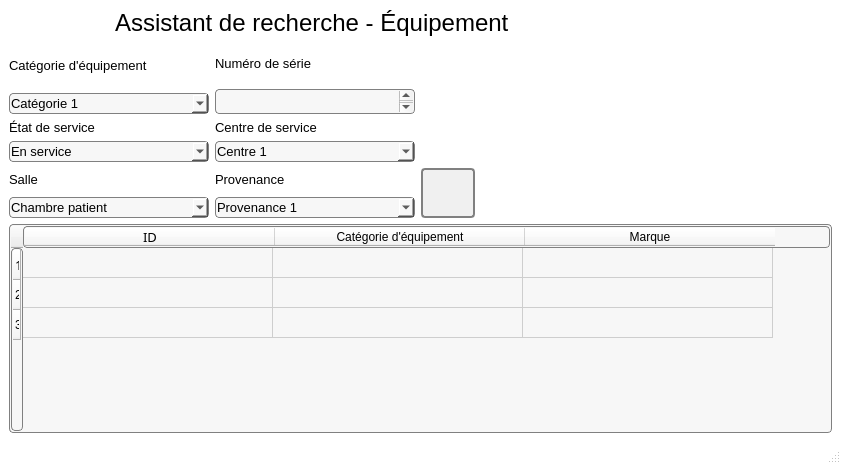
<?xml version="1.0" encoding="UTF-8"?>
<ui version="4.0">
 <class>MainWindow</class>
 <widget class="QMainWindow" name="MainWindow">
  <property name="geometry">
   <rect>
    <x>0</x>
    <y>0</y>
    <width>841</width>
    <height>464</height>
   </rect>
  </property>
  <property name="windowTitle">
   <string>MainWindow</string>
  </property>
  <property name="styleSheet">
   <string notr="true">#MainWindow{
background:white;
}


QPushButton {
color: black;
background-color: rgb(240, 240, 240);
border-width: 2px;
border-color: grey;
border-style: solid;
border-radius: 4px;
padding: 3px;
font: bold 14px;
padding-left: 5px;
padding-right: 5px;
min-width: 40px;
max-width:220px;
min-height: 40px;
max-height: 40px;
}

QPushButton:hover {
background-color: qlineargradient(x1: 0, y1: 1, x2: 0, y2: 0, stop: 0 #edf2f8, stop: 1 #c8d9ea);
}

QPushButton:pressed {
background-color: rgb(193, 213, 243);
}</string>
  </property>
  <property name="iconSize">
   <size>
    <width>100</width>
    <height>100</height>
   </size>
  </property>
  <widget class="QWidget" name="centralwidget">
   <layout class="QGridLayout" name="gridLayout_2">
    <item row="0" column="0" colspan="3">
     <layout class="QGridLayout" name="gridLayout">
      <item row="0" column="1" alignment="Qt::AlignLeft">
       <widget class="QLabel" name="labelTitre">
        <property name="minimumSize">
         <size>
          <width>400</width>
          <height>0</height>
         </size>
        </property>
        <property name="maximumSize">
         <size>
          <width>340</width>
          <height>16777215</height>
         </size>
        </property>
        <property name="font">
         <font>
          <family>MS Shell Dlg 2</family>
          <pointsize>18</pointsize>
         </font>
        </property>
        <property name="text">
         <string>Assistant de recherche - Équipement</string>
        </property>
       </widget>
      </item>
      <item row="0" column="0">
       <widget class="QLabel" name="label">
        <property name="maximumSize">
         <size>
          <width>100</width>
          <height>16777215</height>
         </size>
        </property>
        <property name="text">
         <string/>
        </property>
        <property name="pixmap">
         <pixmap>../Images/magnifier.png</pixmap>
        </property>
       </widget>
      </item>
     </layout>
    </item>
    <item row="1" column="0">
     <layout class="QVBoxLayout" name="verticalLayout_5">
      <item>
       <widget class="QLabel" name="labelCategorieEquipement">
        <property name="font">
         <font>
          <family>MS Shell Dlg 2</family>
          <pointsize>10</pointsize>
         </font>
        </property>
        <property name="text">
         <string>Catégorie d'équipement</string>
        </property>
       </widget>
      </item>
      <item>
       <widget class="QComboBox" name="comboBoxCategorieEquipement">
        <property name="minimumSize">
         <size>
          <width>200</width>
          <height>0</height>
         </size>
        </property>
        <property name="maximumSize">
         <size>
          <width>200</width>
          <height>16777215</height>
         </size>
        </property>
        <property name="font">
         <font>
          <family>MS Shell Dlg 2</family>
          <pointsize>10</pointsize>
         </font>
        </property>
        <property name="styleSheet">
         <string notr="true">padding: 1px;
border-style: solid;
border: 1px solid gray;
border-radius: 4px;
background:rgb(247, 247, 247)</string>
        </property>
        <item>
         <property name="text">
          <string>Catégorie 1</string>
         </property>
        </item>
        <item>
         <property name="text">
          <string>Catégorie 2</string>
         </property>
        </item>
        <item>
         <property name="text">
          <string>Catégorie 3</string>
         </property>
        </item>
       </widget>
      </item>
     </layout>
    </item>
    <item row="1" column="1">
     <layout class="QVBoxLayout" name="verticalLayout_6">
      <item>
       <widget class="QLabel" name="labelNumeroSerie">
        <property name="maximumSize">
         <size>
          <width>16777215</width>
          <height>40</height>
         </size>
        </property>
        <property name="font">
         <font>
          <family>MS Shell Dlg 2</family>
          <pointsize>10</pointsize>
         </font>
        </property>
        <property name="text">
         <string>Numéro de série</string>
        </property>
       </widget>
      </item>
      <item>
       <widget class="QTextEdit" name="textEditNumeroSerie">
        <property name="maximumSize">
         <size>
          <width>200</width>
          <height>25</height>
         </size>
        </property>
        <property name="font">
         <font>
          <family>MS Shell Dlg 2</family>
          <pointsize>10</pointsize>
         </font>
        </property>
        <property name="styleSheet">
         <string notr="true">padding: 1px;
border-style: solid;
border: 1px solid gray;
border-radius: 4px;
background:rgb(247, 247, 247)</string>
        </property>
       </widget>
      </item>
     </layout>
    </item>
    <item row="2" column="0">
     <layout class="QVBoxLayout" name="verticalLayout">
      <item>
       <widget class="QLabel" name="labelEtatService">
        <property name="font">
         <font>
          <family>MS Sans Serif</family>
          <pointsize>10</pointsize>
         </font>
        </property>
        <property name="text">
         <string>État de service</string>
        </property>
       </widget>
      </item>
      <item>
       <widget class="QComboBox" name="comboBoxEtatService">
        <property name="minimumSize">
         <size>
          <width>200</width>
          <height>0</height>
         </size>
        </property>
        <property name="maximumSize">
         <size>
          <width>200</width>
          <height>16777215</height>
         </size>
        </property>
        <property name="font">
         <font>
          <family>MS Shell Dlg 2</family>
          <pointsize>10</pointsize>
         </font>
        </property>
        <property name="styleSheet">
         <string notr="true">padding: 1px;
border-style: solid;
border: 1px solid gray;
border-radius: 4px;
background:rgb(247, 247, 247)</string>
        </property>
        <item>
         <property name="text">
          <string>En service</string>
         </property>
        </item>
        <item>
         <property name="text">
          <string>En maintenance</string>
         </property>
        </item>
        <item>
         <property name="text">
          <string>Au rebus</string>
         </property>
        </item>
       </widget>
      </item>
     </layout>
    </item>
    <item row="2" column="1">
     <layout class="QVBoxLayout" name="verticalLayout_2">
      <item>
       <widget class="QLabel" name="labelCentreService">
        <property name="maximumSize">
         <size>
          <width>16777215</width>
          <height>40</height>
         </size>
        </property>
        <property name="font">
         <font>
          <family>MS Shell Dlg 2</family>
          <pointsize>10</pointsize>
         </font>
        </property>
        <property name="text">
         <string>Centre de service</string>
        </property>
       </widget>
      </item>
      <item>
       <widget class="QComboBox" name="comboBoxCentreService">
        <property name="maximumSize">
         <size>
          <width>200</width>
          <height>16777215</height>
         </size>
        </property>
        <property name="font">
         <font>
          <family>MS Shell Dlg 2</family>
          <pointsize>10</pointsize>
         </font>
        </property>
        <property name="styleSheet">
         <string notr="true">padding: 1px;
border-style: solid;
border: 1px solid gray;
border-radius: 4px;
background:rgb(247, 247, 247)</string>
        </property>
        <item>
         <property name="text">
          <string>Centre 1</string>
         </property>
        </item>
        <item>
         <property name="text">
          <string>Centre 2</string>
         </property>
        </item>
        <item>
         <property name="text">
          <string>Centre 3</string>
         </property>
        </item>
       </widget>
      </item>
     </layout>
    </item>
    <item row="3" column="0">
     <layout class="QVBoxLayout" name="verticalLayout_3">
      <item>
       <widget class="QLabel" name="labelSalle">
        <property name="font">
         <font>
          <family>MS Shell Dlg 2</family>
          <pointsize>10</pointsize>
         </font>
        </property>
        <property name="text">
         <string>Salle</string>
        </property>
       </widget>
      </item>
      <item>
       <widget class="QComboBox" name="comboBoxSalle">
        <property name="minimumSize">
         <size>
          <width>200</width>
          <height>0</height>
         </size>
        </property>
        <property name="maximumSize">
         <size>
          <width>200</width>
          <height>16777215</height>
         </size>
        </property>
        <property name="font">
         <font>
          <family>MS Shell Dlg 2</family>
          <pointsize>10</pointsize>
         </font>
        </property>
        <property name="styleSheet">
         <string notr="true">padding: 1px;
border-style: solid;
border: 1px solid gray;
border-radius: 4px;
background:rgb(247, 247, 247)</string>
        </property>
        <item>
         <property name="text">
          <string>Chambre patient</string>
         </property>
        </item>
        <item>
         <property name="text">
          <string>Salle d'opération</string>
         </property>
        </item>
        <item>
         <property name="text">
          <string>Salle de réunion</string>
         </property>
        </item>
       </widget>
      </item>
     </layout>
    </item>
    <item row="3" column="1">
     <layout class="QVBoxLayout" name="verticalLayout_4">
      <item>
       <widget class="QLabel" name="labelProvenance">
        <property name="maximumSize">
         <size>
          <width>16777215</width>
          <height>40</height>
         </size>
        </property>
        <property name="font">
         <font>
          <family>MS Shell Dlg 2</family>
          <pointsize>10</pointsize>
         </font>
        </property>
        <property name="text">
         <string>Provenance</string>
        </property>
       </widget>
      </item>
      <item>
       <widget class="QComboBox" name="comboBoxProvenance">
        <property name="maximumSize">
         <size>
          <width>200</width>
          <height>16777215</height>
         </size>
        </property>
        <property name="font">
         <font>
          <family>MS Shell Dlg 2</family>
          <pointsize>10</pointsize>
         </font>
        </property>
        <property name="styleSheet">
         <string notr="true">padding: 1px;
border-style: solid;
border: 1px solid gray;
border-radius: 4px;
background:rgb(247, 247, 247)</string>
        </property>
        <item>
         <property name="text">
          <string>Provenance 1</string>
         </property>
        </item>
        <item>
         <property name="text">
          <string>Provenance 2</string>
         </property>
        </item>
        <item>
         <property name="text">
          <string>Provenance 3</string>
         </property>
        </item>
       </widget>
      </item>
     </layout>
    </item>
    <item row="3" column="2">
     <layout class="QHBoxLayout" name="horizontalLayout">
      <item>
       <widget class="QPushButton" name="boutonActualiser">
        <property name="styleSheet">
         <string notr="true">
</string>
        </property>
        <property name="text">
         <string/>
        </property>
        <property name="icon">
         <iconset>
          <normaloff>../Images/refresh-button-2.png</normaloff>../Images/refresh-button-2.png</iconset>
        </property>
        <property name="iconSize">
         <size>
          <width>50</width>
          <height>50</height>
         </size>
        </property>
       </widget>
      </item>
      <item>
       <spacer name="horizontalSpacer_2">
        <property name="orientation">
         <enum>Qt::Horizontal</enum>
        </property>
        <property name="sizeHint" stdset="0">
         <size>
          <width>40</width>
          <height>20</height>
         </size>
        </property>
       </spacer>
      </item>
     </layout>
    </item>
    <item row="4" column="0" colspan="3">
     <layout class="QHBoxLayout" name="horizontalLayout_2">
      <item>
       <widget class="QTableWidget" name="tableResultats">
        <property name="minimumSize">
         <size>
          <width>200</width>
          <height>0</height>
         </size>
        </property>
        <property name="font">
         <font>
          <family>MS Shell Dlg 2</family>
          <pointsize>10</pointsize>
         </font>
        </property>
        <property name="styleSheet">
         <string notr="true">padding: 1px;
border-style: solid;
border: 1px solid gray;
border-radius: 4px;
background:rgb(247, 247, 247)</string>
        </property>
        <property name="lineWidth">
         <number>10</number>
        </property>
        <property name="midLineWidth">
         <number>9</number>
        </property>
        <attribute name="horizontalHeaderDefaultSectionSize">
         <number>250</number>
        </attribute>
        <attribute name="horizontalHeaderMinimumSectionSize">
         <number>20</number>
        </attribute>
        <attribute name="verticalHeaderDefaultSectionSize">
         <number>30</number>
        </attribute>
        <attribute name="verticalHeaderMinimumSectionSize">
         <number>20</number>
        </attribute>
        <attribute name="verticalHeaderShowSortIndicator" stdset="0">
         <bool>false</bool>
        </attribute>
        <attribute name="verticalHeaderStretchLastSection">
         <bool>false</bool>
        </attribute>
        <row>
         <property name="text">
          <string>1</string>
         </property>
         <property name="font">
          <font>
           <family>MS Reference Sans Serif</family>
           <pointsize>10</pointsize>
          </font>
         </property>
        </row>
        <row>
         <property name="text">
          <string>2</string>
         </property>
        </row>
        <row>
         <property name="text">
          <string>3</string>
         </property>
        </row>
        <column>
         <property name="text">
          <string>ID</string>
         </property>
         <property name="font">
          <font>
           <family>MS Reference Sans Serif</family>
           <pointsize>10</pointsize>
          </font>
         </property>
        </column>
        <column>
         <property name="text">
          <string>Catégorie d'équipement</string>
         </property>
        </column>
        <column>
         <property name="text">
          <string>Marque</string>
         </property>
        </column>
       </widget>
      </item>
     </layout>
    </item>
   </layout>
  </widget>
  <widget class="QMenuBar" name="menubar">
   <property name="geometry">
    <rect>
     <x>0</x>
     <y>0</y>
     <width>841</width>
     <height>21</height>
    </rect>
   </property>
  </widget>
  <widget class="QStatusBar" name="statusbar"/>
 </widget>
 <resources/>
 <connections/>
</ui>
